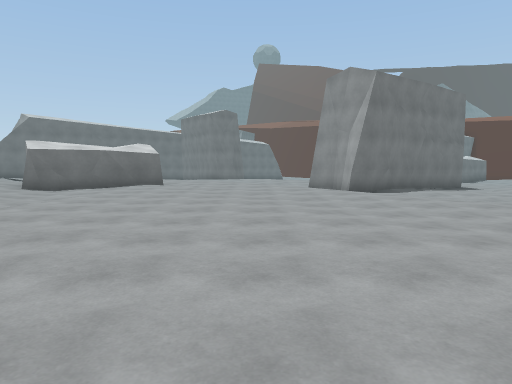
view 1 (above)

24 first-person views from a walk through a 3-D level made in the Unity game engine. The camera is 1.5 m above the floor, tilts 4° down and sees 70° across. The floor is counted in squares, 2 m on a side. Each view is taken from the middle of a square. On the plan, view 1 faces up. The plan holds only what a view shows up to about 11 squares ahead; the rest is blank. The place goes on beyond the plan. The player character is not drawn. Some animated figures are not drawn.

view 2
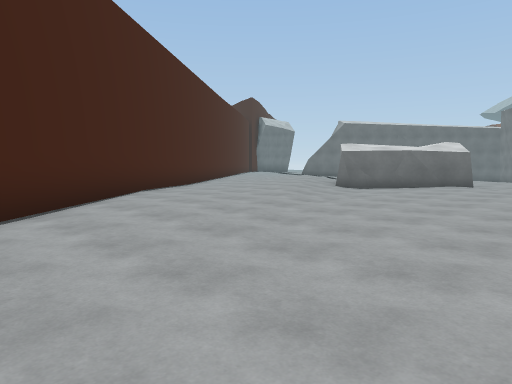

view 3
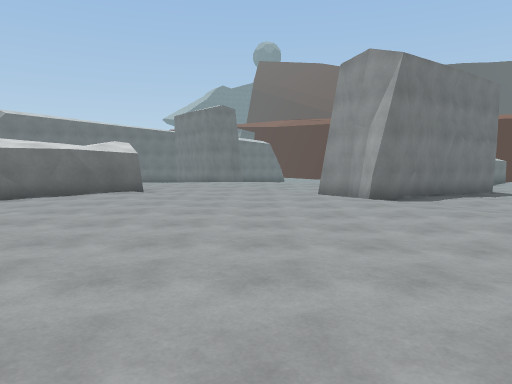

view 4
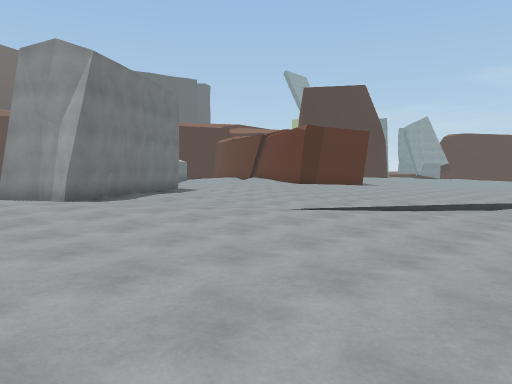

view 5
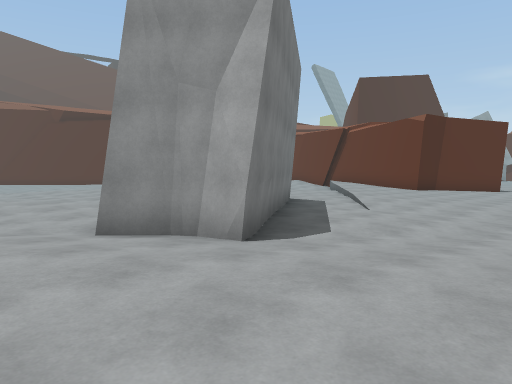

view 6
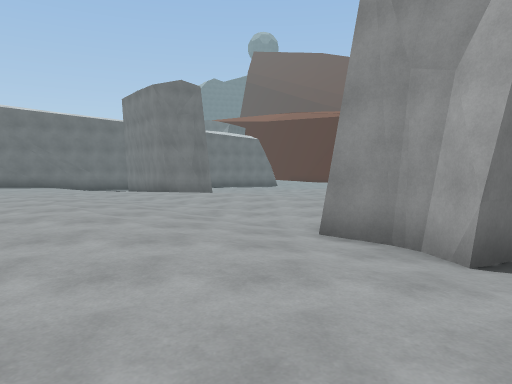

view 7
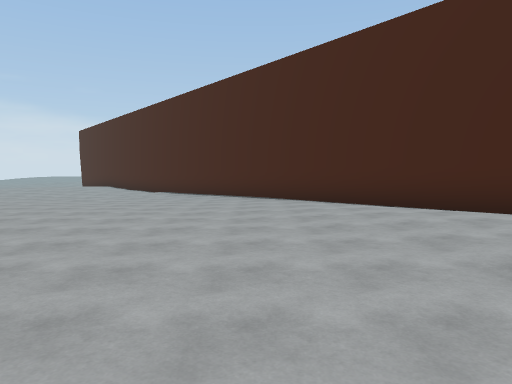

view 8
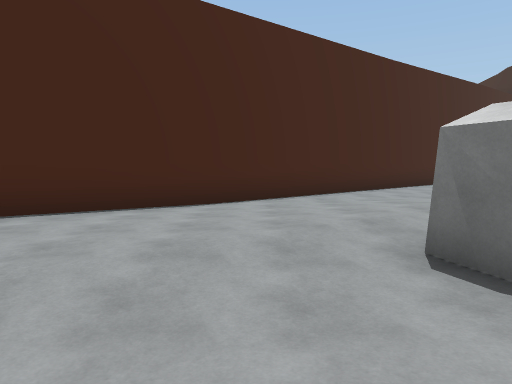

view 9
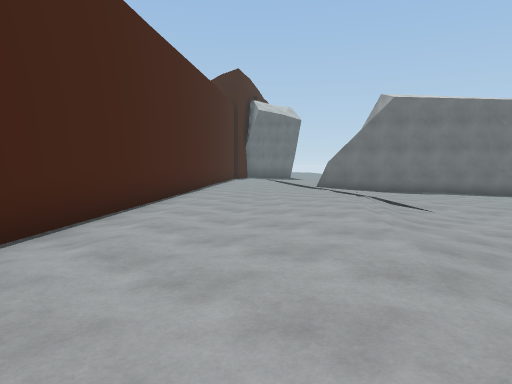

view 10
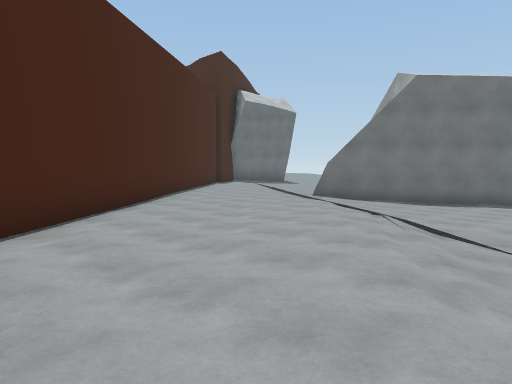

view 11
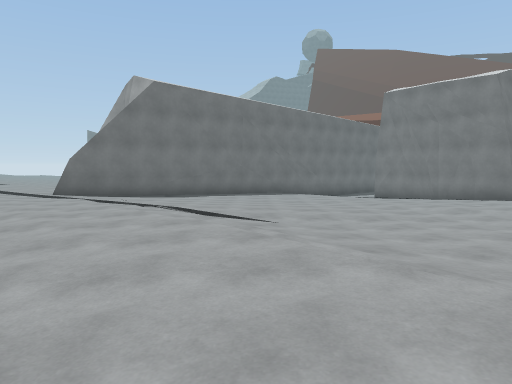

view 12
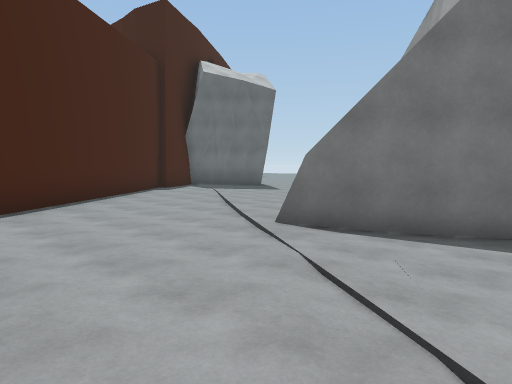

view 13
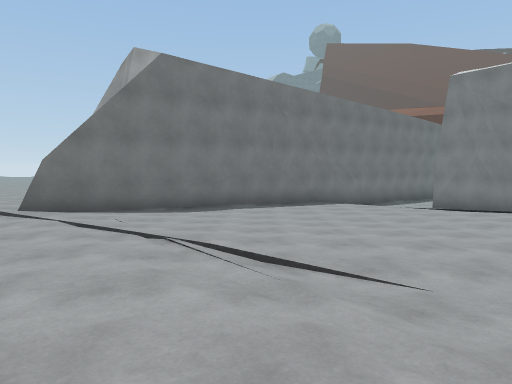

view 14
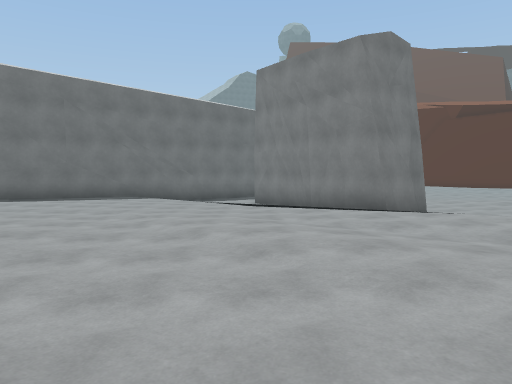

view 15
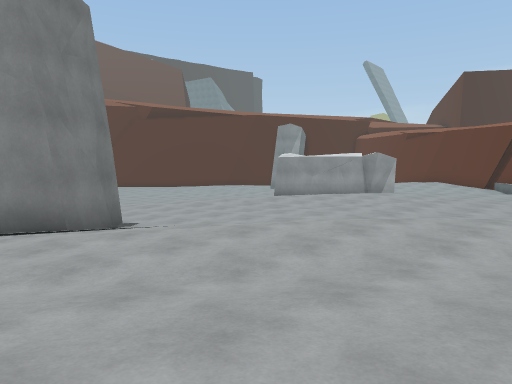

view 16
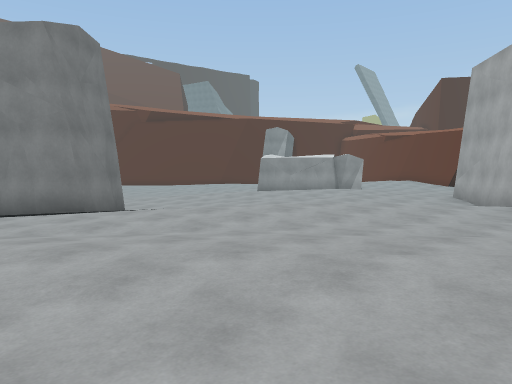

view 17
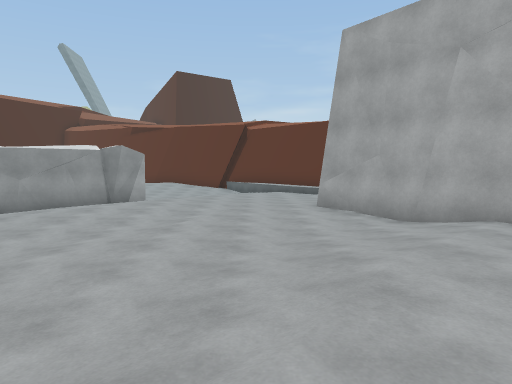

view 18
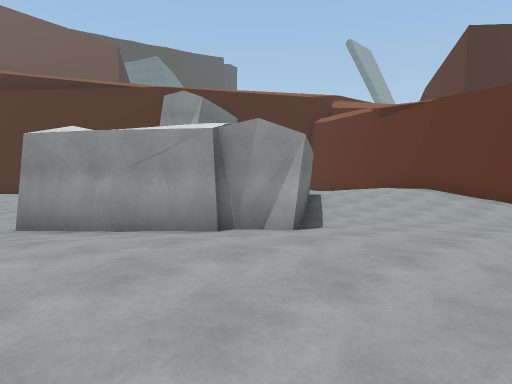

view 19
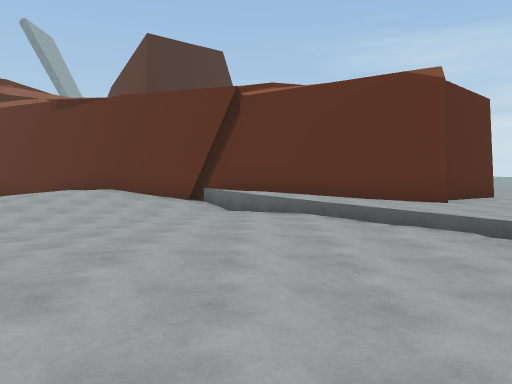

view 20
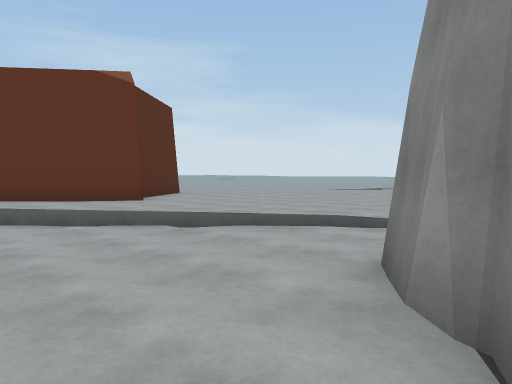

view 21
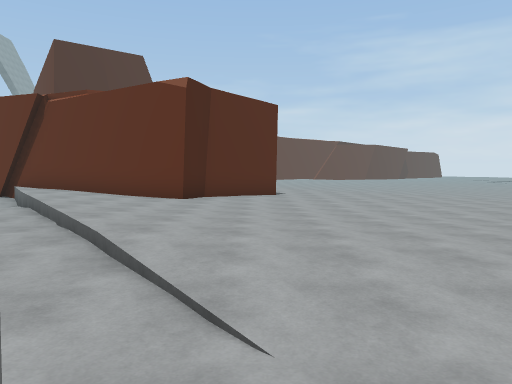

view 22
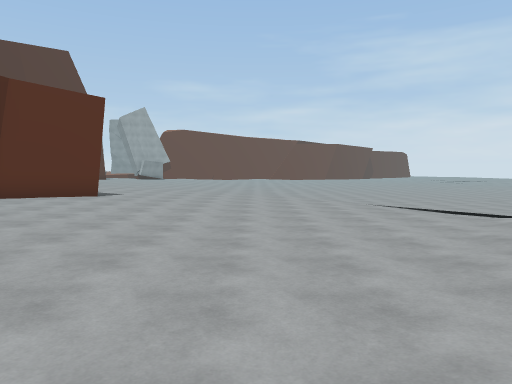

view 23
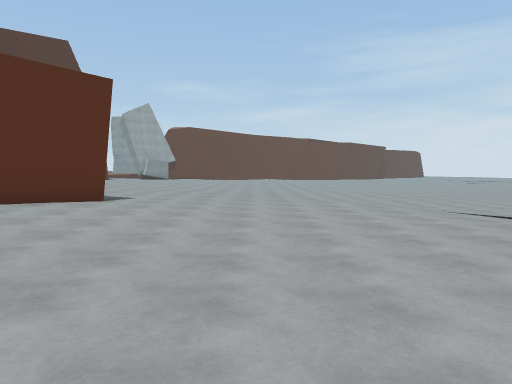

view 24
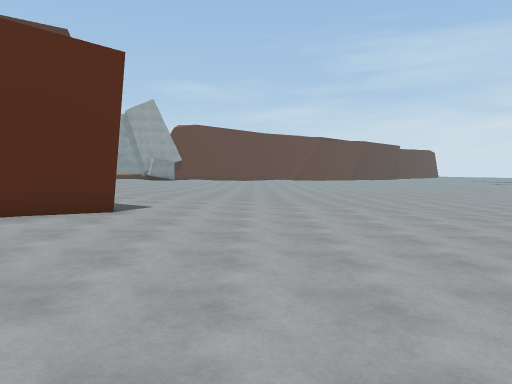

### Floor plan
Key: @ floor where view 1 was taken; # wall or solid block; . main floor; : floor 0.25 m higher than the main floor; - floor 0.25 m lower than the main floor; + floor 0.5 m higher than the main floor; _ floor 0.5 m lower than the main floor; * floor 0.75 m higher than the main floor; < floor 0.75 m lower than the main floor; ( floor 1 m lower than the main floor; / step, stairs or slope; = window, fence, low wall or low ledge.
Columns run from 22 left of view 1 to 22 right of it. Each row starts with its distance up from view 1.
 24   :::     ###--/  ##  __-    //#   ##_/--
 23   ++:    ##..---///#  ___/. ///#####<///.
 22  ++/+:  ##.....--//###__---..///##<<<<//#
 21 #+++/+:##........./-/-_-----.//////<<<//#
 20 ##+++:+#:::.........///-----....///////##
 19  #++::::::::...../...///...//..---//_</##
 18  ##+++++++/:::..::/..:///--....----__=.#
 17   ##++++++:/:::..://./:://---.-----_=..#
 16    ##++++++/::..::::/./:://-###---_...##
 15     ##+++++///:::::+:/..../####--//...#
 14      ##++++*//::/:::+//...####--/...--#
 13       ##++++*/:  //:+///#####--/...---##   --
 12        #+++/**/     ++://##..-/...-----#---__
 11        ##++++*// ###::+://...--..--------____
 10         ##:+++*/##:+:::::/.------------______
  9          ##/++++/::::::::://-------_-_______<
  8           ##/+++/:::::::::..------_________<<
  7            ##++++/::::::::.../---_________<<(
  6             #:++++/:::::.....///--_______/<((
  5             ##:++:/:::::.....-///_______//(((
  4              ##:+:::::::......-///____<//((((
  3               ##++::::::....---   ///// (((((
  2                ##::::.....             ((((((
  1                 ##:::.....             ((((
  0                  #::..@....            ((
 -1                  ##.....-..
 -2                   ##..------
 -3                    ##-----/-

Positions as (right, up) in squares from view 1, and headings:
1: (0, 0), facing up
2: (0, 0), facing up-left
3: (0, 2), facing up
4: (0, 2), facing up-right
5: (0, 8), facing up-right
6: (1, 8), facing up
7: (-2, 8), facing down
8: (-3, 8), facing left
9: (-7, 8), facing up-left
10: (-9, 11), facing up-left
11: (-10, 10), facing up
12: (-12, 16), facing up-left
13: (-11, 13), facing up
14: (-5, 13), facing up
15: (-4, 15), facing up-right
16: (-5, 13), facing up-right
17: (-1, 18), facing right
18: (6, 18), facing up-right
19: (7, 18), facing right
20: (7, 18), facing down-right
21: (6, 12), facing right
22: (7, 7), facing right
23: (9, 8), facing right
24: (11, 9), facing right
